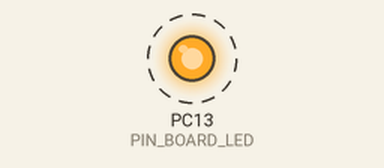
This program was run on a simulated STM32 Blue Pill. On the bench: output pins drawn as LEDs (lit = HIGH). Dashed ring = blinking.

Above: at 0.2 s.
Timing chart, 0 to 3.0 s (numbered marks = the images above):
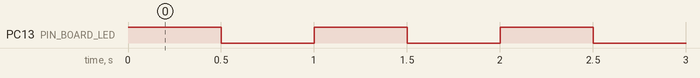

The program:

main.cpp
```cpp
#include <Arduino.h>

#include "pins.h"

#ifndef PET_STAGE
#define PET_STAGE 1
#endif

#if PET_STAGE >= 2
#include <U8g2lib.h>
#include <Wire.h>
#endif

#if PET_STAGE >= 3
#include <Servo.h>
#endif

namespace {

enum class Mood : uint8_t { Neutral, Happy, Sad, Sleepy };

Mood mood = Mood::Happy;
uint32_t lastBoardLedAt = 0;
bool boardLedOn = false;

void setBoardLed(bool on) {
  boardLedOn = on;
  digitalWrite(PIN_BOARD_LED, on ? LOW : HIGH);
}

void updateBoardLed(uint32_t now) {
  if (now - lastBoardLedAt < 500) return;
  lastBoardLedAt = now;
  setBoardLed(!boardLedOn);
}

#if PET_STAGE >= 2

// 套装中的 1.3 英寸 OLED 通常使用 SH1106。
// 如果屏幕确认是 SSD1306，请按 README 修改这一行。
U8G2_SH1106_128X64_NONAME_F_HW_I2C display(U8G2_R0, U8X8_PIN_NONE);

bool eyesClosed = false;
uint32_t lastBlinkAt = 0;
uint32_t eyesClosedAt = 0;

void drawFace() {
  display.clearBuffer();
  display.setFont(u8g2_font_6x10_tf);
  display.drawStr(2, 9, "STM32 DESK PET");

  if (eyesClosed) {
    display.drawHLine(24, 27, 22);
    display.drawHLine(82, 27, 22);
  } else if (mood == Mood::Sad) {
    display.drawLine(24, 24, 45, 29);
    display.drawLine(83, 29, 104, 24);
  } else if (mood == Mood::Sleepy) {
    display.drawHLine(24, 28, 22);
    display.drawHLine(82, 28, 22);
  } else {
    display.drawDisc(35, 27, 5);
    display.drawDisc(93, 27, 5);
  }

  if (mood == Mood::Happy) {
    display.drawLine(45, 45, 54, 52);
    display.drawHLine(54, 52, 20);
    display.drawLine(74, 52, 83, 45);
  } else if (mood == Mood::Sad) {
    display.drawLine(45, 53, 54, 46);
    display.drawHLine(54, 46, 20);
    display.drawLine(74, 46, 83, 53);
  } else if (mood == Mood::Sleepy) {
    display.drawStr(58, 51, "zZ");
  } else {
    display.drawHLine(50, 49, 28);
  }

  display.setCursor(2, 63);
  display.print("STEP ");
  display.print(PET_STAGE);
  display.sendBuffer();
}

void setMood(Mood nextMood) {
  mood = nextMood;
  drawFace();
}

void updateEyeBlink(uint32_t now) {
  if (!eyesClosed && now - lastBlinkAt >= 3000) {
    eyesClosed = true;
    eyesClosedAt = now;
    lastBlinkAt = now;
    drawFace();
  } else if (eyesClosed && now - eyesClosedAt >= 160) {
    eyesClosed = false;
    drawFace();
  }
}

#endif

#if PET_STAGE >= 3

Servo headServo;
uint8_t headAngle = 70;
uint32_t lastHeadMoveAt = 0;

void setHeadAngle(int angle) {
  headAngle = static_cast<uint8_t>(constrain(angle, 45, 135));
  headServo.write(headAngle);
}

void updateAutomaticHead(uint32_t now) {
#if PET_STAGE < 5
  if (now - lastHeadMoveAt < 1200) return;
  lastHeadMoveAt = now;
  setHeadAngle(headAngle < 90 ? 115 : 65);
#else
  (void)now;
#endif
}

#endif

#if PET_STAGE >= 4

bool lastButtonState = HIGH;
uint32_t lastButtonAt = 0;

void cycleMood() {
  switch (mood) {
    case Mood::Neutral: setMood(Mood::Happy); break;
    case Mood::Happy: setMood(Mood::Sad); break;
    case Mood::Sad: setMood(Mood::Sleepy); break;
    case Mood::Sleepy: setMood(Mood::Neutral); break;
  }
  digitalWrite(PIN_STATUS_LED, mood == Mood::Happy ? HIGH : LOW);
}

void updateMoodButton(uint32_t now) {
  const bool state = digitalRead(PIN_MOOD_BUTTON);
  if (lastButtonState == HIGH && state == LOW && now - lastButtonAt >= 250) {
    lastButtonAt = now;
    cycleMood();
  }
  lastButtonState = state;
}

#endif

#if PET_STAGE >= 5

HardwareSerial bluetooth(PIN_BLUETOOTH_RX, PIN_BLUETOOTH_TX);

void handleBluetoothCommand(char command) {
  switch (command) {
    case 'L': case 'l': setHeadAngle(55); break;
    case 'R': case 'r': setHeadAngle(125); break;
    case 'C': case 'c': setHeadAngle(90); break;
    case 'H': case 'h': setMood(Mood::Happy); break;
    case 'S': case 's': setMood(Mood::Sad); break;
    case 'N': case 'n': setMood(Mood::Neutral); break;
    case 'Z': case 'z': setMood(Mood::Sleepy); break;
    default: return;
  }
  digitalWrite(PIN_STATUS_LED, mood == Mood::Happy ? HIGH : LOW);
}

void updateBluetooth() {
  while (bluetooth.available() > 0) {
    handleBluetoothCommand(static_cast<char>(bluetooth.read()));
  }
}

#endif

}  // namespace

void setup() {
  pinMode(PIN_BOARD_LED, OUTPUT);
  setBoardLed(false);

#if PET_STAGE >= 2
  Wire.setSDA(PIN_OLED_SDA);
  Wire.setSCL(PIN_OLED_SCL);
  Wire.begin();
  display.setI2CAddress(OLED_I2C_ADDRESS << 1);
  display.begin();
  drawFace();
#endif

#if PET_STAGE >= 3
  headServo.attach(PIN_HEAD_SERVO);
  setHeadAngle(90);
#endif

#if PET_STAGE >= 4
  pinMode(PIN_STATUS_LED, OUTPUT);
  pinMode(PIN_MOOD_BUTTON, INPUT_PULLUP);
  digitalWrite(PIN_STATUS_LED, HIGH);
#endif

#if PET_STAGE >= 5
  bluetooth.begin(9600);
#endif
}

void loop() {
  const uint32_t now = millis();
  updateBoardLed(now);

#if PET_STAGE >= 2
  updateEyeBlink(now);
#endif

#if PET_STAGE >= 3
  updateAutomaticHead(now);
#endif

#if PET_STAGE >= 4
  updateMoodButton(now);
#endif

#if PET_STAGE >= 5
  updateBluetooth();
#endif
}
```

pins.h
```cpp
#pragma once

#include <Arduino.h>

// Blue Pill 板载 LED，低电平点亮。
constexpr uint32_t PIN_BOARD_LED = PC13;

// 1.3 英寸 I2C OLED：常见 SH1106，地址通常为 0x3C。
constexpr uint32_t PIN_OLED_SCL = PB6;
constexpr uint32_t PIN_OLED_SDA = PB7;
constexpr uint8_t OLED_I2C_ADDRESS = 0x3C;

// 只接一个 SG90 做“摇头”，不要一开始同时接 5 个舵机。
constexpr uint32_t PIN_HEAD_SERVO = PA0;

// 外接 LED：PB12 -> 2kΩ -> LED 正极，LED 负极 -> GND。
constexpr uint32_t PIN_STATUS_LED = PB12;

// 自锁开关或普通按键：PB13 与 GND 之间，使用内部上拉。
constexpr uint32_t PIN_MOOD_BUTTON = PB13;

// 串口蓝牙模块：模块 TX -> PA3，模块 RX <- PA2。
constexpr uint32_t PIN_BLUETOOTH_RX = PA3;
constexpr uint32_t PIN_BLUETOOTH_TX = PA2;
```

Measured:
- by itself, PC13 (PIN_BOARD_LED): alternates HIGH for 0.50 s and LOW for 0.50 s
